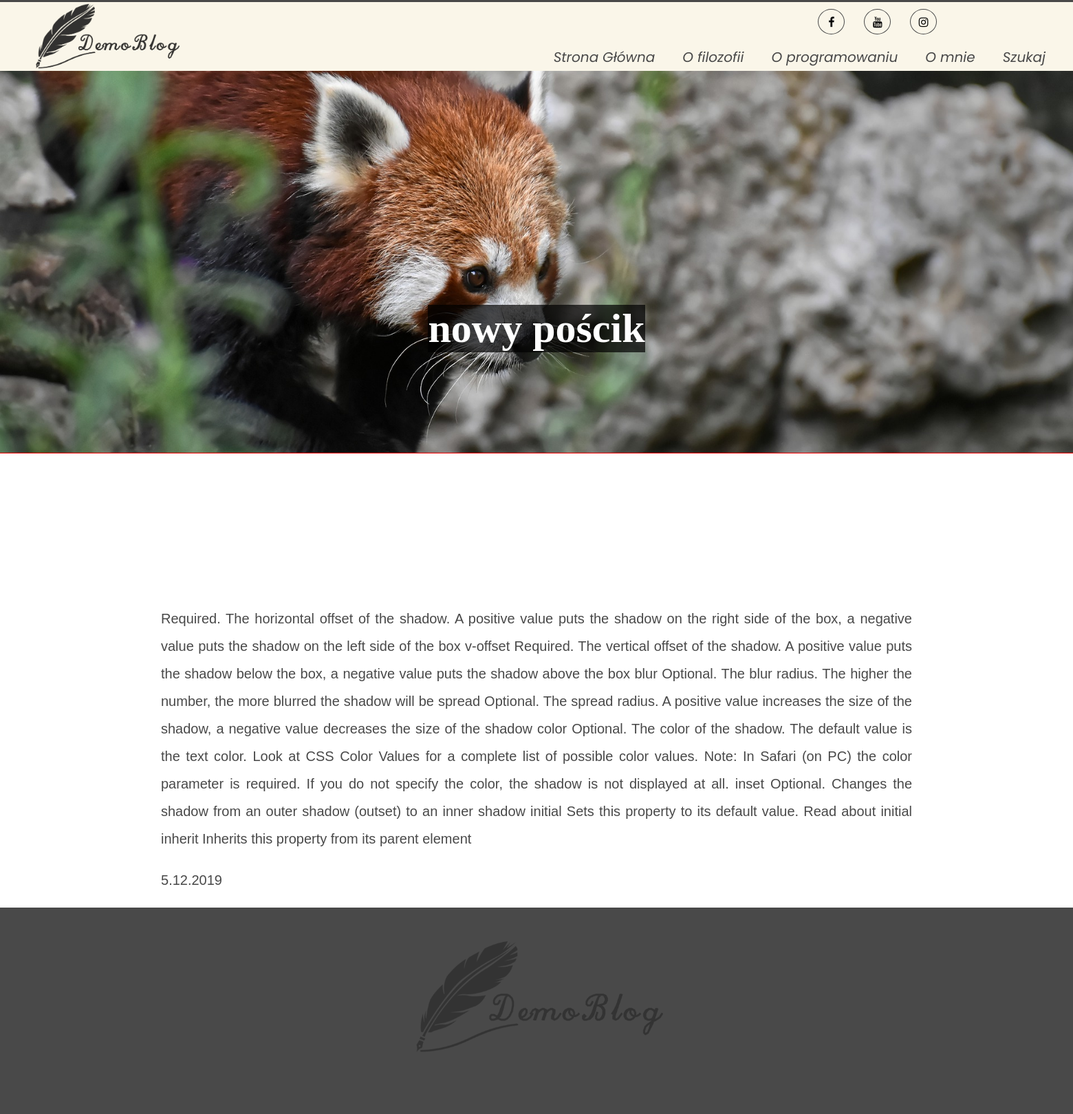
Screenshot of /post/nowy-poscik/ with the database file from the repository.
### blog/models.py (models this page shows)
class Post(models.Model):
	title=models.CharField(max_length=100)
	text=models.TextField()
	date = models.DateTimeField(auto_now_add=True)
	slug=models.SlugField(max_length=100)
	image=models.ImageField(upload_to='post_images')

### blog/views.py (the view)
# urls.py: path('post/<slug:slug>/', show_post),
def show_post(request,slug,*args,**kwargs):
	obj=Post.objects.get(slug=slug)
	context={
		'obj':obj
	}
	return render(request,'post.html',context)

### templates/post.html (shortened to what this page needs)
{% extends 'base.html' %}
{% block content %}
	<header>
		<h1 id="title""><span>{{obj.title}} </span></h1>
		<i class="material-icons md-96"><a href="#post">expand_more</a></i>
		<img class="img_container" src="{{obj.image.url}}"></img>
	</header>
	<div class="post" id="post">
		<p> {{obj.text}}</p>
		<p id="date"> {{obj.date.day}}.{{obj.date.month}}.{{obj.date.year}}</p>
	</div>
{% endblock %}

### templates/base.html (shortened to what this page needs)
<!DOCTYPE html>
<html>
<head>
	{% load static %}
	<link rel="stylesheet" href="{% static "styles/base_style.css" %}" title="Default Styles"  />
	<link rel="stylesheet" href="{% static "styles/style.css" %}" title="Default Styles"  />
	<link rel="stylesheet" href="https://cdnjs.cloudflare.com/ajax/libs/font-awesome/4.7.0/css/font-awesome.min.css">
</head>
<body>
	<nav class="topnav">
		<img src="{% static "image/logo_large.png" %}" alt="DemoBlog" >
		<div class="nav-links">
			<div class="icons">
				<div class=social-icons><i href="#" class="fa fa-facebook"></i></div>
				<div class=social-icons><i href="#" class="fa fa-youtube"></i></div>
				<div class=social-icons>
					<i href="#" class="fa fa-instagram"></i>
				</div>
			</div>
			<ul class="navBar">
		  		<li class="option">
		  			<a class="link" href="#post">Strona Główna</a>
		  		</li>
		  		<li class="option">
		  			<a class="link" href="#news">O filozofii</a>
		  		</li>
		 		<li class="option">
		 			<a class="link" href="#contact">O programowaniu</a>
		 		</li>
		  		<li class="option">
		  			<a class="link" href="#about">O mnie</a>
		  		</li>
		  		<li class="option" id="search">
		  			<a class="link" href="#home" >Szukaj</a>
		  		</li>
			</ul>
		</div>
	</nav>
{% block content %}{% endblock %}
	<footer>
		<div class="footer_image" id="foot">
		</div>
	</footer>
</body>
</html>

### static/styles/base_style.css (style rules this page uses)
body { background-color: white; margin: 0; padding: 0; width: 100vw; max-width: 100%; overflow-x: hidden; }
nav { font-family: 'Poppins', sans-serif; width: 100%; height: 100px; display: flex; align-items: flex-start; justify-content: flex-start; background-color: #faf6e9; border-top: 3px solid #494949; }
.nav-links { width:100%; height: 100%; }
nav img { height: 175px; margin-left: 30px; margin-top: -26px; opacity:0.8; }
.navBar { width: 100%; height: 50%; list-style-type: none; top: 0px; left: 0px; margin: 0; padding: 0; display: flex; align-items: flex-end; justify-content: flex-end; z-index: -1; }
.option { float: right; height: 20px; margin-right:40px; margin-bottom: 15px; white-space: nowrap; }
.link { font-style: italic; font-size: 20px; height: 100%; color: #494949; text-align: center; text-decoration: none; }
.icons { height:50%; width: 200px; display: flex; margin-left:70%; justify-content: space-around; }
.social-icons { margin-top: 10px; overflow:hidden; position: relative; border: 1px solid #494949; border-radius: 50%; width: 37px; height: 35px; cursor: pointer; }
.fa-facebook { padding:10px 14px; -o-transition:.5s; -ms-transition:.5s; -moz-transition:.5s; -webkit-transition:.5s; transition: .5s; text-decoration-style: solid; }
.fa-youtube { padding:10px 12px; -o-transition:.5s; -ms-transition:.5s; -moz-transition:.5s; -webkit-transition:.5s; transition: .5s; }
.fa-instagram { color: black; opacity: 1; z-index: 1; position: absolute; top:0; padding:10px 12px; transition:.5s; text-decoration-style: solid; }
.fa { background-color: rgba(0,0,0,0); }
footer { padding: 0; margin:0; height:300px; background-color: #494949; }
.footer_image { height: 100%; background-image: url("/static/image/logo_large.png") ; background-size: contain ; background-repeat: no-repeat; background-position: center; opacity: 0.3; }

### static/styles/style.css (style rules this page uses)
header { position: relative; display :flex; justify-content: center; overflow: hidden; z-index: -1; }
.img_container { z-index: 0; margin: 0; height:555px; width: 100vw; object-fit: cover; color: white; display: flex; justify-content: center; transition: transform 2s linear; }
header span { background-color: black; background-color: rgba(0,0,0,0.7); }
header h1 { position:absolute; top:300px; font-size: 60px; color: white; text-align: center; margin-left: 150px; margin-right: 150px; display: flex; align-items: center; transition: transform 2s linear; z-index: 1; }
.material-icons.md-96 { position:absolute; top:550px; font-size: 96px; z-index: 1; }
.material-icons.md-96 a { color:white; text-decoration: none; }
.post { font-family: 'Raleway',sans-serif; margin-bottom: 0; padding-top: 200px; padding-left:15vw; padding-right: 15vw; border-top: 1px solid red; }
.post p { text-align: justify; text-justify: inter-word; line-height: 40px; font-size: 20px; color:#494949; }

### rows the page displays
Post: title "nowy pościk", image (picture), text "Required. The horizontal offset of the shadow. A positive value puts the shadow on the right side of the box, a negative value puts the shadow on the left side of the box v-offset Required. The vertical offset of the shadow. A positive value puts the shadow below the box, a negative value puts the shadow above the box blur Optional. The blur radius. The higher the number, the more blurred the shadow will be spread Optional. The spread radius. A positive value increases the size of the shadow, a negative value decreases the size of the shadow color Optional. The color of the shadow. The default value is the text color. Look at CSS Color Values for a complete list of possible color values.…", date.day "5", date.month "12", date.year "2019"
